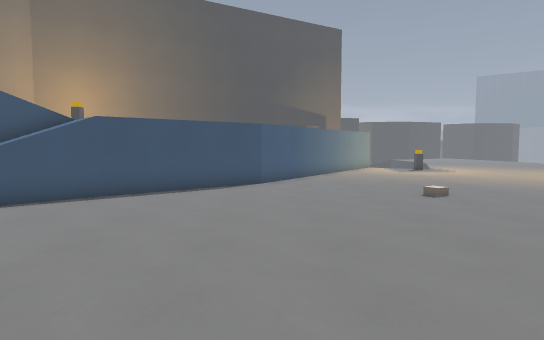
View 1 (above)

20 first-person views from a walk through a Godot game level. The camera is 1.5 m above the floor, tilts 4° down and sees 75° across. The floor is counted in squares, 1 m on a side. Each view is taken from the middle of a square. On the plan, view 1 faces up. The plan holds only what a view shows up to about 16 squares ahead; the rest is blank. The place goes on beyond the plan. Characters and animated objects are left out. Surface patterns are stand-ins for the level's own textures.

View 2
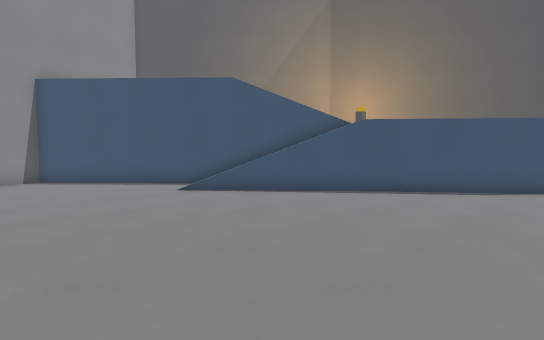

View 3
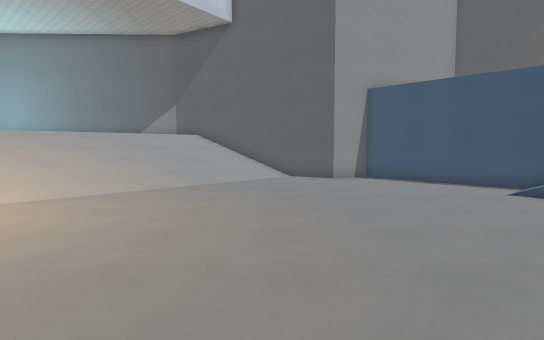

View 4
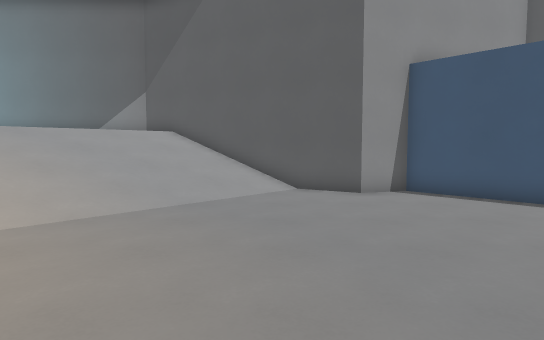

View 5
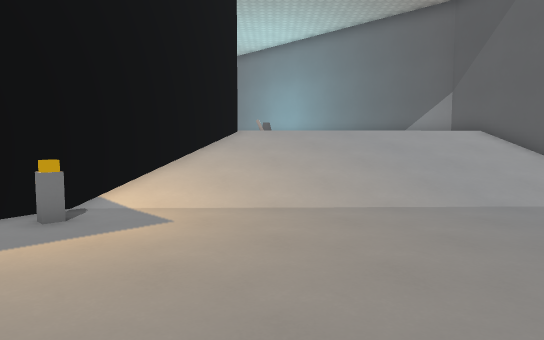

View 6
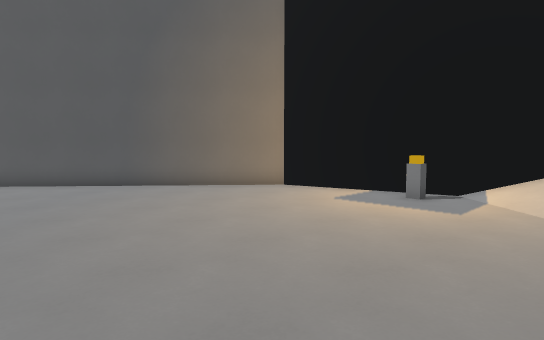

View 7
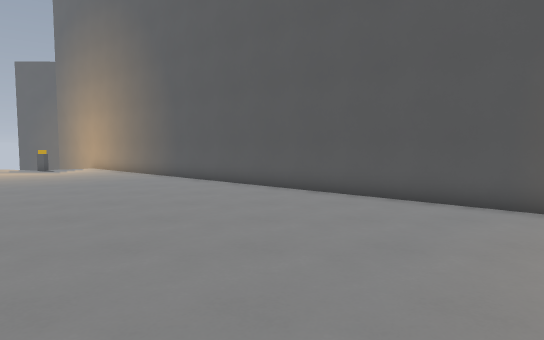

View 8
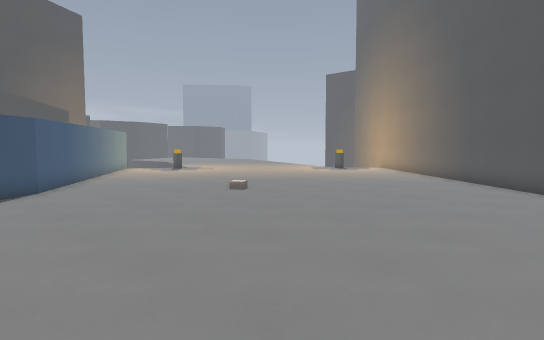

View 9
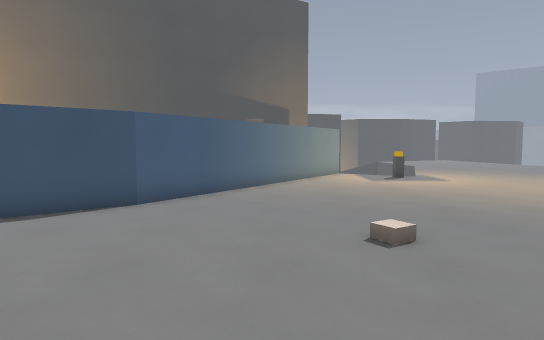

View 10
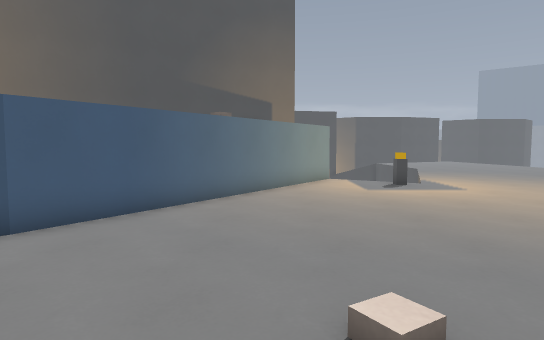

View 11
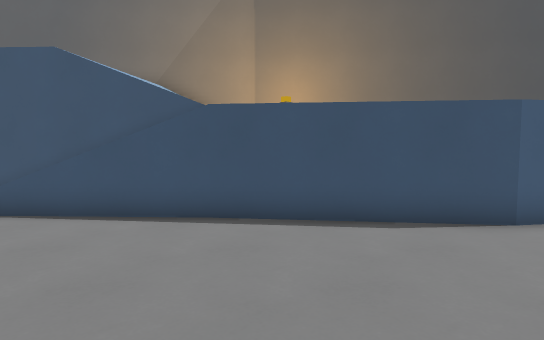

View 12
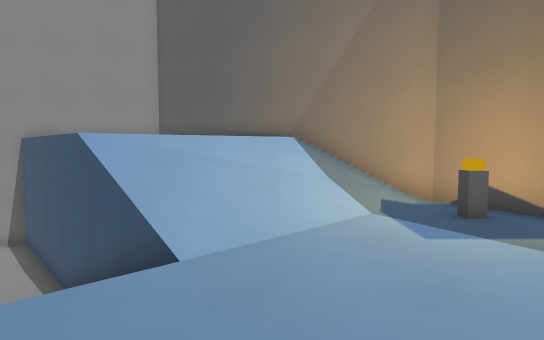

View 13
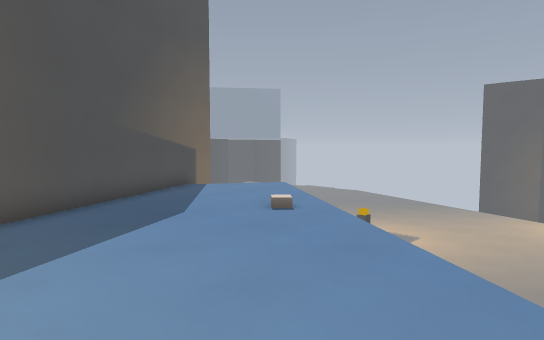

View 14
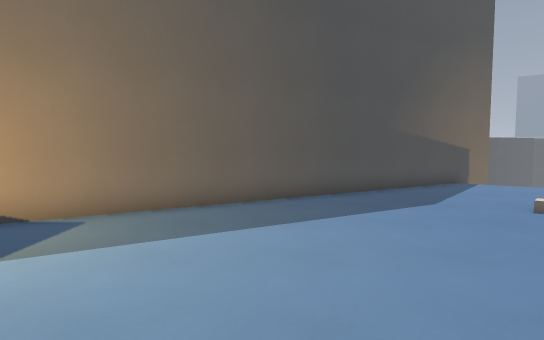

View 15
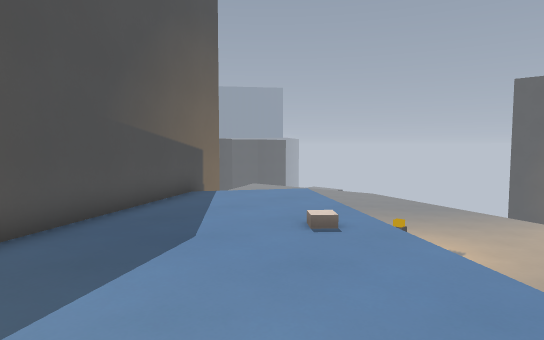

View 16
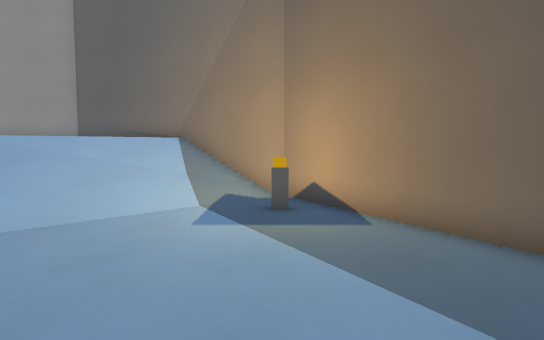

View 17
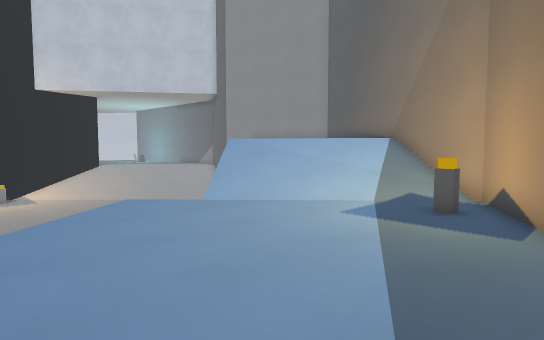

View 18
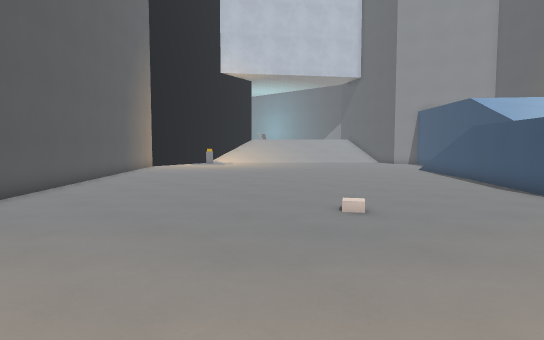

View 19
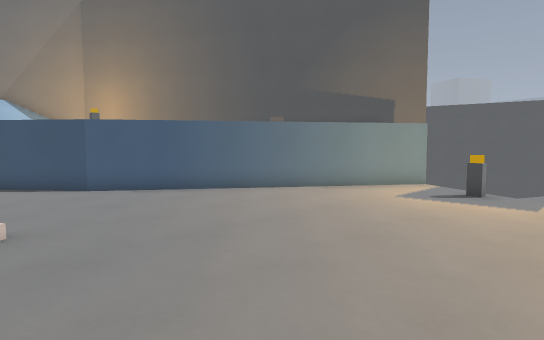

View 20
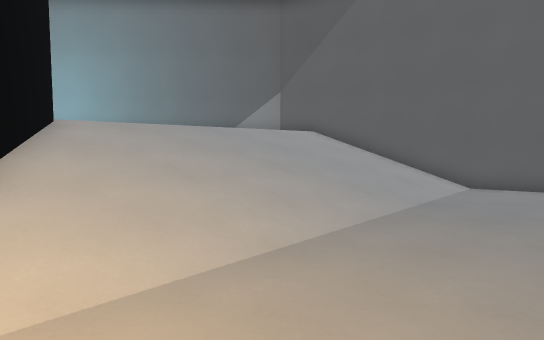

### Floor plan
Key: @ floor where view 1 was taken; # wall or solid block; . main floor; : floor 2 m higher than the main floor; + floor 2.25 m higher than the main floor; * floor 4 m higher than the main floor; / step, stairs or slope; = window, fence, low wall or low ledge; P post; O other object.
Columns run from 20 left of view 1 to 12 right of it. Each row starts with its distance up from view 1.
 26                       ###
 25                     ###++
 24                    ##+++++     ..
 23                  ###++++++#.   ..
 22                ###+++++++#...P ..
 21               ##+++++++++#...P...
 20             ###+++++++O+#........
 19           ###++++++++++#.........
 18         ###++++++++++++#.........
 17         #+#P++++++++++#..........
 16        ##/+++++++++++#...........
 15        #///++++++++++#...........
 14       ##////++++++++#............
 13      ##//////++++++#.............
 12      # *///// /++#...............
 11     ##  *////=/+#........O.......
 10     #    *//#//#.................
  9    #      /# /#..................
  8    #     /# /#...................
  7    #    #///=....................
  6    ##  #.........................
  5     # #.........................#
  4     ##.........................##
  3     ##........................##
  2     ##........................#
  1     ##.......................##
  0    ##...............@.......##
 -1    #/......................##
 -2   ##//....................##
 -3   #////..................##
 -4  ##/////................##
 -5 ##///////..............##
 -6 #:////////.............#
 -7 # ://///////..........##
 -8 #   /////////........##
 -9 #    /////////.P..####
-10 #     ////////#####
-11 #      ///#####
-12 #       ###

Positions as (right, up) in squares from view 1, and headings:
1: (0, 0), facing up
2: (1, 0), facing up-left
3: (1, -1), facing left
4: (-4, -1), facing left
5: (-3, -1), facing down-left
6: (-9, 1), facing down-right
7: (-4, 1), facing right
8: (-3, 1), facing up-right
9: (3, 5), facing up
10: (4, 8), facing up
11: (1, 6), facing up-left
12: (-2, 13), facing left
13: (-4, 14), facing up-right
14: (-4, 12), facing up
15: (-3, 16), facing up-right
16: (-1, 17), facing left
17: (-1, 20), facing down-left
18: (12, 15), facing down-left
19: (12, 10), facing up-left
20: (-4, -7), facing left
